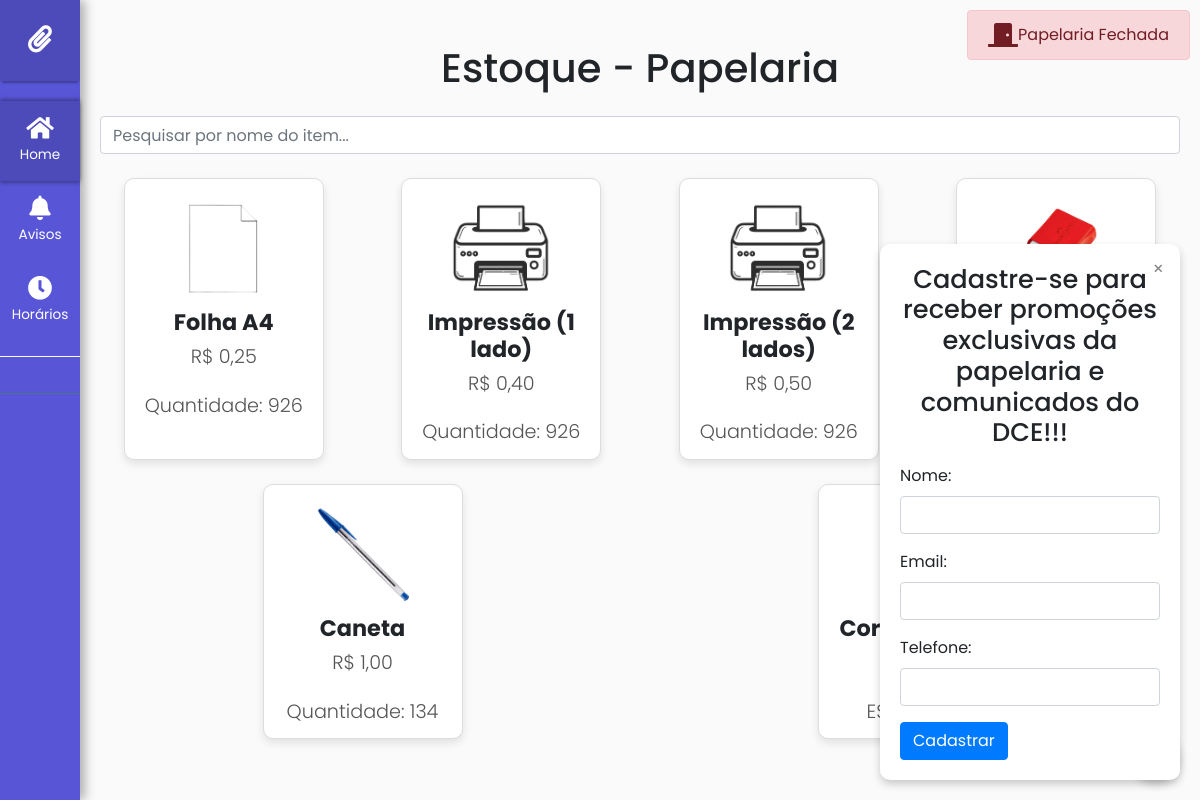
/, run on an earlier commit of the app's database.
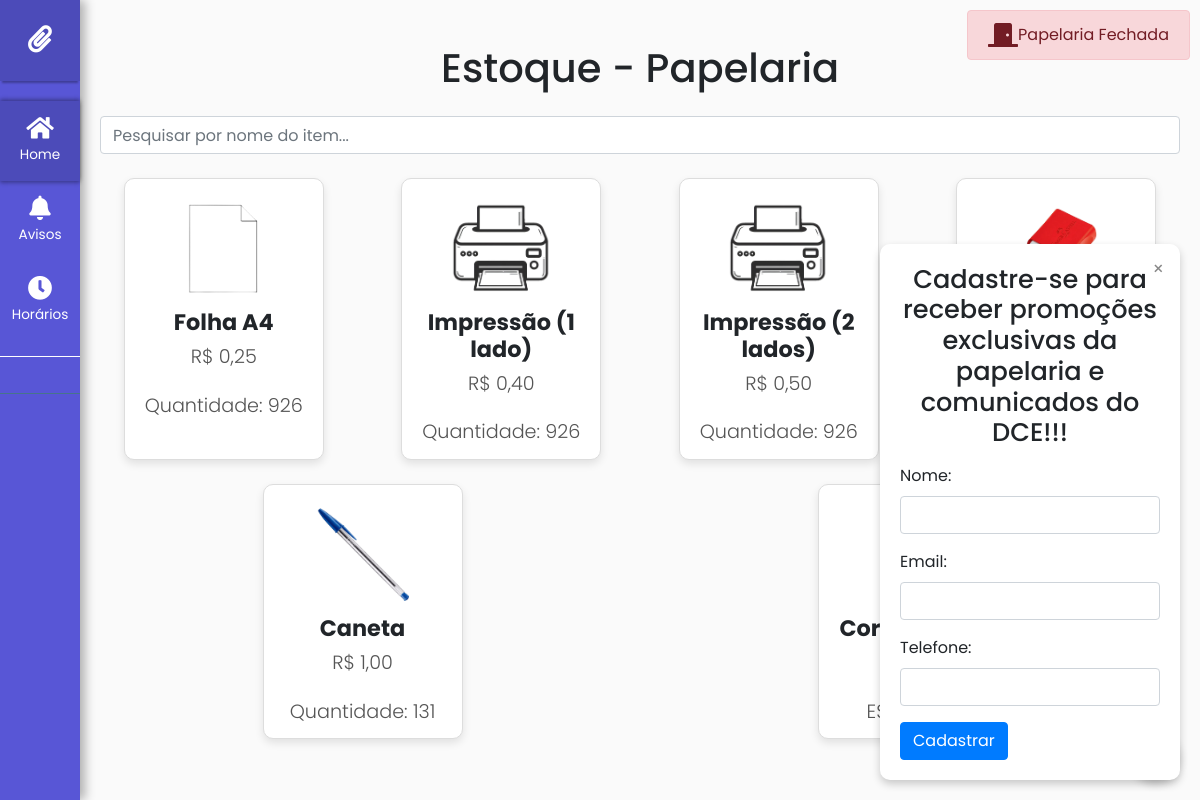
And on a later commit of the database.
### core/models.py (models this page shows, shortened)
class ItemEstoque(models.Model):
    nome = models.CharField(max_length=100)
    foto = models.ImageField(upload_to='estoque/', null=False, default='path/to/default/image.jpg')  # Definindo uma imagem padrão
    valor = models.DecimalField(max_digits=10, decimal_places=2)
    quantidade = models.IntegerField()
    prioridade = models.BooleanField(default=False)  # Campo de prioridade

### core/views.py (the view)
# urls.py: path('', views.listar_estoque, name='listar-estoque'),
def listar_estoque(request):
    itens = ItemEstoque.objects.annotate(
        esgotado=Case(
            When(quantidade=0, then=1),
            default=0,
            output_field=IntegerField(),
        )
    ).order_by('-prioridade', 'esgotado', 'nome')
    agora = timezone.now()
    avisos_ativos = Aviso.objects.filter(data_inicio__lte=agora, data_fim__gte=agora)
    aberta = papelaria_aberta()
    horarios = HorarioFuncionamento.objects.all().order_by('dia_semana', 'abertura')
    for horario in horarios:
        horario.abertura = horario.abertura.strftime('%H:%M')
        horario.fechamento = horario.fechamento.strftime('%H:%M')
    data_atual = timezone.now().date()
    visita, created = Visita.objects.get_or_create(data=data_atual)
    visita.contagem += 1
    visita.save()
    total_visitas = Visita.objects.aggregate(total=models.Sum('contagem'))['total']
    return TemplateResponse(request, 'core/estoque/listar_estoque.html', {
        'itens': itens,
        'avisos_ativos': avisos_ativos,
        'papelaria_aberta': aberta,
        'horarios': horarios,
        'total_visitas': total_visitas
    })

### core/templatetags/custom_tags.py (called while the page is built)
@register.simple_tag
def is_papelaria_aberta():
    return papelaria_aberta()

### core/views.py (called while the page is built)
def papelaria_aberta():
    hora_atual = timezone.localtime(timezone.now()).time()
    dia_semana_atual = timezone.localtime(timezone.now()).weekday()
    horarios = HorarioFuncionamento.objects.filter(dia_semana=dia_semana_atual)
    excecoes = ExcecaoHorario.objects.filter(data=timezone.localtime(timezone.now()).date())
    for horario in horarios:
        if horario.abertura <= hora_atual <= horario.fechamento:
            for excecao in excecoes:
                if excecao.horario == horario:  # Comparando com o horário específico
                    return False  # A papelaria está fechada por causa da exceção
            return True
    return False

### core/templates/core/estoque/listar_estoque.html (shortened to what the changed rows need)
{% extends base_template %}
{% block body %}
    <div class="container">
        <h1 class="text-center my-4">Estoque - Papelaria</h1>
        {% if base_template == 'base_mobile.html'%}
            <div class="row">
                {% for item in itens %}
                    {% if item.nome != 'Desperdício'%}
                        <div class="col-6 col-md-4 mb-4">
                            <div class="card h-100">
                                <img src="{{ item.foto.url }}" class="card-img-top {% if item.quantidade == 0 %}img-esgotado{% endif %}" alt="{{ item.nome }}">
                                <div class="card-body text-center">
                                    <h5 class="card-title">{{ item.nome }}</h5>
                                    <p class="card-text">R$ {{ item.valor }}</p>
                                    <p class="card-text">
                                        {% if item.quantidade == 0 %}
                                            ESGOTADO
                                        {% else %}
                                            Quantidade: {{ item.quantidade }}
                                        {% endif %}
                                    </p>
                                </div>
                            </div>
                        </div>
                    {% endif %}
                {% empty %}
                    <div class="col-12">
                        <p class="text-center">Nenhum item disponível no estoque.</p>
                    </div>
                {% endfor %}
            </div>
        {% else %}
            <div class="row">
                {% for item in itens %}
                    {% if item.nome != 'Desperdício'%}
                        <div class="col-md mb-4">
                            <div class="card h-100">
                                <img src="{{ item.foto.url }}" class="card-img-top {% if item.quantidade == 0 %}img-esgotado{% endif %}" alt="{{ item.nome }}">
                                <div class="card-body">
                                    <h5 class="card-title">{{ item.nome }}</h5>
                                    <p class="card-text">R$ {{ item.valor }}</p>
                                    <p class="card-text">
                                        {% if item.quantidade == 0 %}
                                            ESGOTADO
                                        {% else %}
                                            Quantidade: {{ item.quantidade }}
                                        {% endif %}
                                    </p>
                                </div>
                            </div>
                        </div>
                    {% endif %}
                {% empty %}
                    <div class="col-12">
                        <p class="text-center">Nenhum item disponível no estoque.</p>
                    </div>
                {% endfor %}
            </div>
        {% endif %}
        <div class="form-container" id="formContainer">
            <h2 class="text-center mb-3 textQuest">Cadastre-se para receber promoções exclusivas da papelaria e comunicados do DCE!!!</h2>
        </div>
    </div>
{% endblock %}

What changed in the data, as far as the page shows it:
changed ItemEstoque "Caneta": quantidade "134" → "131"
